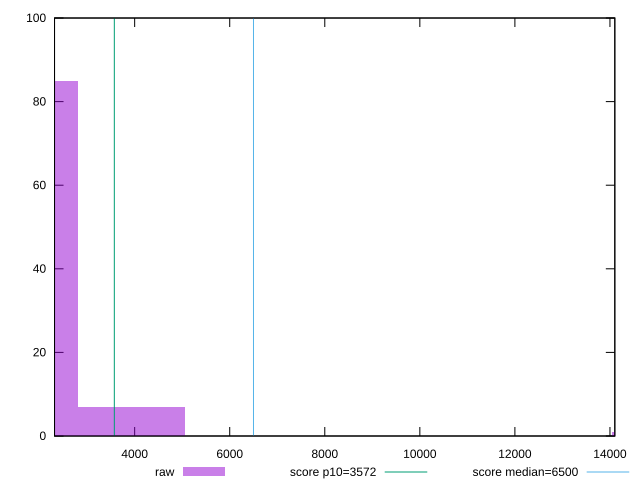

This figure's gnuplot source:
reset

$raw <<EOF
3369.0459128311154 7
2246.030608554077 85
4492.061217108154 7
14599.1989556015 1
EOF

set key outside below
set boxwidth 1123.0153042770385
set xrange [2314.0284:14102.403]
set yrange [0:100]
set trange [0:100]
set style fill transparent solid 0.5 noborder

set parametric
set terminal svg size 640, 490 enhanced background rgb 'white'
set output "report_00017_2021-02-10T15-08-03.406Z/first-cpu-idle/samples/pages/raw/histogram.svg"

plot $raw title "raw" with boxes, \
     3572,t title "score p10=3572", \
     6500,t title "score median=6500"

reset
